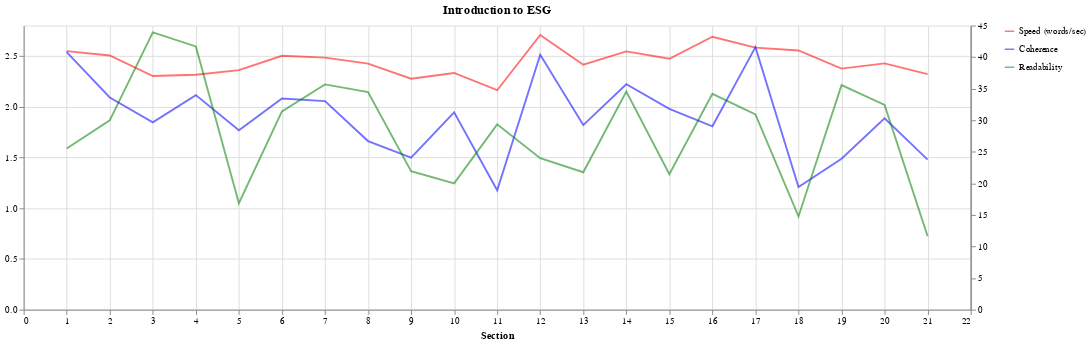

The notebook cell saved with this chart:
### Code cell
viz_lines("Introduction to ESG")
